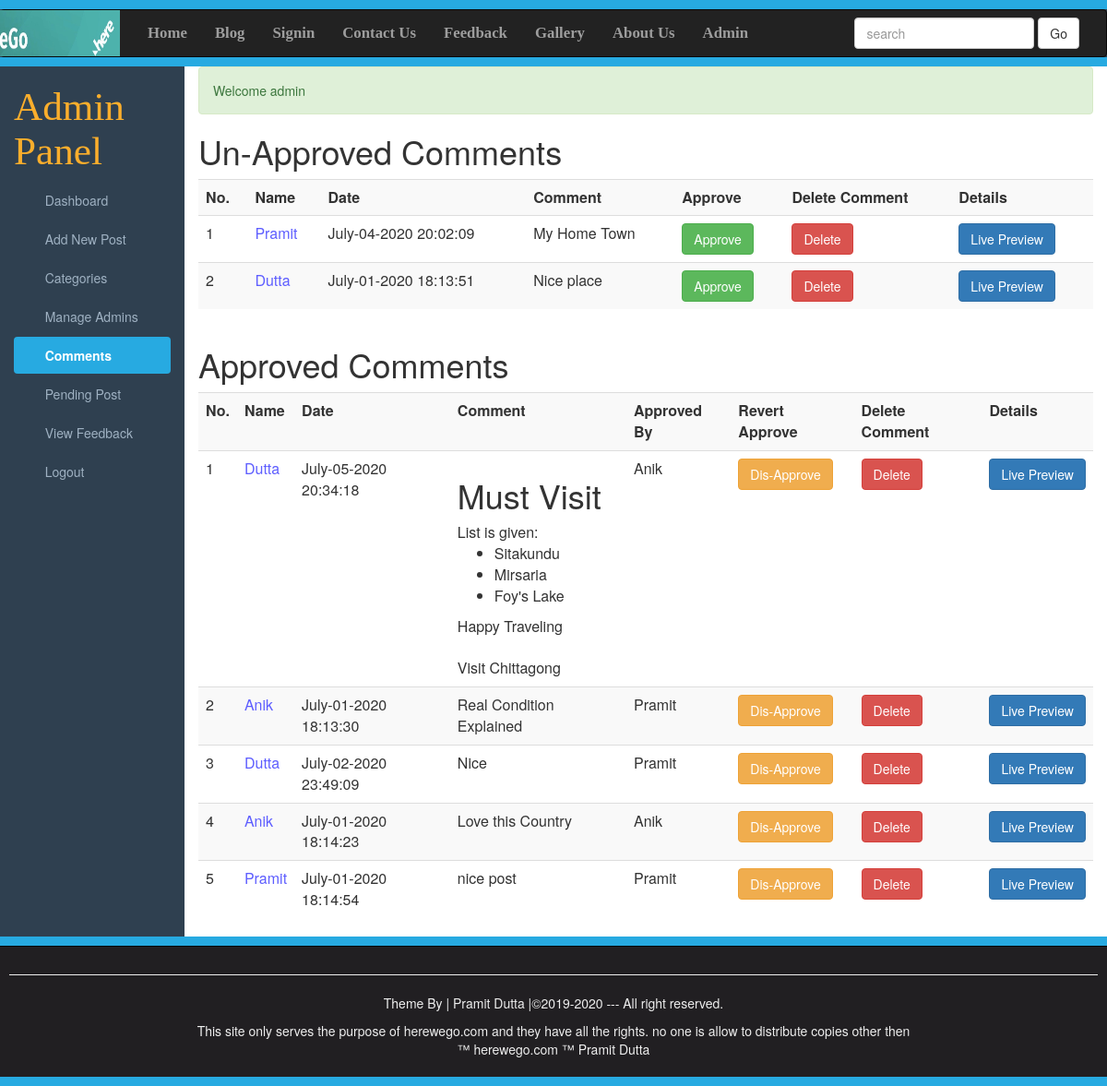
/Comments.php (signed in), run on the app's committed database.
### tables this page shows
CREATE TABLE IF NOT EXISTS `comments` (
`id` int(10) NOT NULL,
  `datetime` varchar(50) NOT NULL,
  `name` varchar(200) NOT NULL,
  `email` varchar(200) NOT NULL,
  `comment` varchar(500) NOT NULL,
  `approvedby` varchar(200) NOT NULL,
  `status` varchar(5) NOT NULL,
  `admin_panel_id` int(10) NOT NULL
);

### Comments.php (the view, shortened to what this page needs)
<?php require_once("Include/Sessions.php"); ?>
<?php require_once("Include/Functions.php"); ?>
<!DOCTYPE>
<html>
    <head>
        <link rel="stylesheet"href="css/bootstrap.min.css">
        <link rel="stylesheet"href="css/adminstyles.css">
        <link rel="stylesheet"href="css/publicstyles.css">
    </head>
    <body>
      <div style="height: 10px; background:#27AAE1"></div>
      <nav class="navbar navbar-inverse" role="navigation">
            <div class="container">
      <div class="navbar-header">
            <a class="navbar-brand" href="Blog.php">
              <img style="margin-top: -15px;margin-left: -100px"src="images/logo2.png" width=200; height=50>
            </a>
              </div>
              <ul class="nav navbar-nav">
                <li><a href="home.php" target="_blank">Home</a></li>
                <li><a href="Blog.php?Page=0" target="_blank">Blog</a></li>
                <li><a href="Signin.php" target="_blank">Signin</a></li>
                <li><a href="contactus.php" target="_blank">Contact Us</a></li>
                <li><a href="feedback.php" target="_blank">Feedback</a></li>
                <li><a href="gallery.php" target="_blank">Gallery</a></li>
                <li><a href="aboutus.php" target="_blank">About Us</a></li>
                <li><a href="Login.php" target="_blank">Admin</a></li>
              </ul>
              <form action="Blog.php" class="navbar-form navbar-right">
                <div class="form-group">
                  <input type="text" class="form-control" placeholder="search" name="Search">
                  <button class="btn btn-default" name="SearchButton">Go</button>
              </form>
            </div>
      </nav>
      <div class="Line" style="height: 10px; background:#27AAE1"></div>
      <div class="container-fluid">
      <div class="row">
      <div class="col-sm-2">
        <h1><span class="FieldInfo">Admin Panel</span></h1>
        <ul id="Side_Menu" class="nav nav-pills nav-stacked">
          <li><a href="dashboard.php">
          <span class="glyphicon glyphicon-th"></span>
          &nbsp;Dashboard</a></li>
          <li><a href="AddNewPost.php">
          <span class="glyphicon glyphicon-list-alt"></span>
          &nbsp;Add New Post</a></li>
          <li><a href="Categories.php">
          <span class="glyphicon glyphicon-tags"></span>
          &nbsp;Categories</a></li>
          <li><a href="Admins.php">
          <span class="glyphicon glyphicon-user"></span>
          &nbsp;Manage Admins</a></li>
          <li  class="active"><a href="Comments.php">
          <span class="glyphicon glyphicon-comment"></span>
          &nbsp;Comments
        </a>
      </li>
      <li><a href="pendingpost.php">
      <span class="glyphicon glyphicon-list"></span>
      &nbsp;Pending Post
    </a></li>
          <li><a href="view_feedback.php">
          <span class="glyphicon glyphicon-stats"></span>
          &nbsp;View Feedback</a></li>
          <li><a href="Logout.php">
          <span class="glyphicon glyphicon-log-out"></span>
          &nbsp;Logout</a></li>
        </ul>
      </div>
      <div class="col-sm-10">
              <div><?php echo Message();
                           echo SuccessMessage();
                      ?></div>
      <h1>Un-Approved Comments</h1>
        <div class="table-responsive">
          <table class="table table-striped table-hover">
        <tr>
        <th>No.</th>
        <th>Name</th>
        <th>Date</th>
        <th>Comment</th>
        <th>Approve</th>
        <th>Delete Comment</th>
        <th>Details</th>
        </tr>
<?php
$Query="SELECT * FROM comments WHERE status='OFF' ORDER BY admin_panel_id desc ";
$Execute=mysqli_query($Connection,$Query);
$SrNo=0;
while($DataRows=mysqli_fetch_array($Execute)){
  $CommentId=$DataRows["id"];
  $DateTimeofComment=$DataRows["datetime"];
  $PersonName=$DataRows["name"];
  $PersonComment=$DataRows["comment"];
  $CommentedPostId=$DataRows["admin_panel_id"];
  $SrNo++;
 ?>
 <tr>
   <td><?php echo htmlentities($SrNo) ?></td>
   <td style="color: #5e5eff;"><?php echo htmlentities($PersonName) ?></td>
   <td><?php echo htmlentities($DateTimeofComment) ?></td>
   <td><?php echo nl2br($PersonComment) ?></td>
   <td><a href="ApproveComments.php?id=<?php echo $CommentId; ?>"><span class="btn btn-success">Approve</span></a></td>
   <td><a href="DeleteComments.php?id=<?php echo $CommentId; ?>"><span class="btn btn-danger">Delete</span></a></td>
   <td><a href="FullPost.php?id=<?php echo $CommentedPostId; ?>"target="_blank">
   <span class="btn btn-primary">Live Preview</span></a></td>
 </tr>
<?php } ?>
          </table>
        </div>
        <h1>Approved Comments</h1>
          <div class="table-responsive">
            <table class="table table-striped table-hover">
          <tr>
          <th>No.</th>
          <th>Name</th>
          <th>Date</th>
          <th>Comment</th>
          <th>Approved By</th>
          <th>Revert Approve</th>
          <th>Delete Comment</th>
          <th>Details</th>
          </tr>
        <?php
        $Query="SELECT * FROM comments WHERE status='ON' ORDER BY admin_panel_id desc";
        $Execute=mysqli_query($Connection,$Query);
        $SrNo=0;
        while($DataRows=mysqli_fetch_array($Execute)){
        $CommentId=$DataRows["id"];
        $DateTimeofComment=$DataRows["datetime"];
        $PersonName=$DataRows["name"];
        $PersonComment=$DataRows["comment"];
        $ApprovedBy=$DataRows["approvedby"];
        $CommentedPostId=$DataRows["admin_panel_id"];
        $SrNo++;
        ?>
        <tr>
        <td><?php echo htmlentities($SrNo) ?></td>
        <td style="color: #5e5eff;"><?php echo htmlentities($PersonName) ?></td>
        <td><?php echo htmlentities($DateTimeofComment) ?></td>
        <td><?php echo nl2br($PersonComment) ?></td>
        <td><?php echo htmlentities($ApprovedBy) ?></td>
        <td><a href="DisApproveComments.php?id=<?php echo $CommentId  ?>"><span class="btn btn-warning">Dis-Approve</span></a></td>
        <td><a href="DeleteComments.php?id=<?php echo $CommentId; ?>"><span class="btn btn-danger">Delete</span></a></td>
        <td><a href="FullPost.php?id=<?php echo $CommentedPostId; ?>"target="_blank">
        <span class="btn btn-primary">Live Preview</span></a></td>
        </tr>
        <?php } ?>
            </table>
          </div>
      </div>
    </div>
    </div>
  <div style="height: 10px; background: #27AAE1;"></div>
    <div id="Footer" >
  <hr><p>Theme By | Pramit Dutta |&copy;2019-2020 --- All right reserved.
  </p>
  <p>
  This site only serves the purpose of herewego.com and they have all the rights. no one is allow to distribute
  copies other then <br>&trade; herewego.com &trade;  Pramit Dutta</p></hr>
</div>
  <div style="height: 10px; background: #27AAE1;"></div>
  	</body>
  </html>

### css/adminstyles.css (style rules this page uses)
body { background-color: #2f4050; }
.col-sm-10 { background-color: #ffffff; }
#Side_Menu a { color: #9fb1c2; }
#Side_Menu .active a { color: #ffffff; background-color: #27AAE1; font-weight: bold; }
#Footer { padding:10px; border-top: 1px solid black; color: #eeeeee; background-color: #211f22; text-align: center; }

### css/publicstyles.css (style rules this page uses)
.navbar-nav li { font-weight: bold; font-family: Bitter,Georgia,Times,"Times New Roman",serif; font-size:1.2em; }
.Line { margin-top:-20px; }

### Comments.php (style rules this page uses)
.FieldInfo { color:rgb(251,174,44); font-family: Bitter,Georgia,"Times New Roman",Times,serif; font-size: 1.2em; }

### data on the page
comments: name "Pramit", datetime "July-04-2020 20:02:09", comment "My Home Town"
comments: name "Dutta", datetime "July-01-2020 18:13:51", comment "Nice place"
comments: name "Dutta", datetime "July-05-2020 20:34:18", comment "Must Visit List is given: Sitakundu Mirsaria Foy's Lake Happy Traveling Visit Chittagong", approvedby "Anik"
comments: name "Anik", datetime "July-01-2020 18:13:30", comment "Real Condition Explained", approvedby "Pramit"
comments: name "Dutta", datetime "July-02-2020 23:49:09", comment "Nice", approvedby "Pramit"
comments: name "Anik", datetime "July-01-2020 18:14:23", comment "Love this Country", approvedby "Anik"
comments: name "Pramit", datetime "July-01-2020 18:14:54", comment "nice post", approvedby "Pramit"

### other printed values
SuccessMessage() "Welcome admin"
